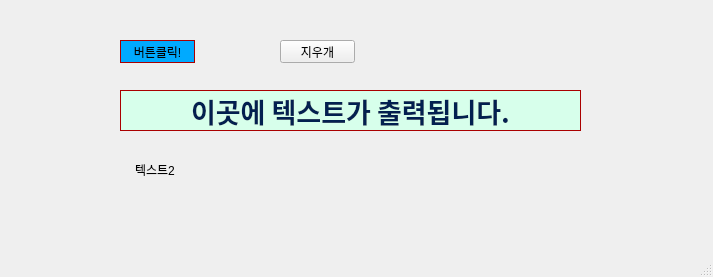
<?xml version="1.0" encoding="UTF-8"?>
<ui version="4.0">
 <class>MainWindow</class>
 <widget class="QMainWindow" name="MainWindow">
  <property name="geometry">
   <rect>
    <x>0</x>
    <y>0</y>
    <width>713</width>
    <height>277</height>
   </rect>
  </property>
  <property name="windowTitle">
   <string>MainWindow</string>
  </property>
  <property name="styleSheet">
   <string notr="true"/>
  </property>
  <widget class="QWidget" name="centralwidget">
   <widget class="QPushButton" name="test_Button">
    <property name="geometry">
     <rect>
      <x>120</x>
      <y>40</y>
      <width>75</width>
      <height>23</height>
     </rect>
    </property>
    <property name="styleSheet">
     <string notr="true">border:1px solid rgb(170, 0, 0);background-color:rgb(0, 170, 255);</string>
    </property>
    <property name="text">
     <string>버튼클릭!</string>
    </property>
   </widget>
   <widget class="QLabel" name="output_label">
    <property name="geometry">
     <rect>
      <x>120</x>
      <y>90</y>
      <width>461</width>
      <height>41</height>
     </rect>
    </property>
    <property name="font">
     <font>
      <family>궁서</family>
      <pointsize>20</pointsize>
      <weight>75</weight>
      <bold>true</bold>
     </font>
    </property>
    <property name="styleSheet">
     <string notr="true">background-color:rgb(215, 255, 235);color:rgb(2, 32, 80);border:1px solid rgb(170, 0, 0);</string>
    </property>
    <property name="text">
     <string>이곳에 텍스트가 출력됩니다.</string>
    </property>
    <property name="alignment">
     <set>Qt::AlignCenter</set>
    </property>
   </widget>
   <widget class="QLabel" name="output_label2">
    <property name="geometry">
     <rect>
      <x>135</x>
      <y>160</y>
      <width>441</width>
      <height>20</height>
     </rect>
    </property>
    <property name="text">
     <string>텍스트2</string>
    </property>
   </widget>
   <widget class="QPushButton" name="clear_Button">
    <property name="geometry">
     <rect>
      <x>280</x>
      <y>40</y>
      <width>75</width>
      <height>23</height>
     </rect>
    </property>
    <property name="text">
     <string>지우개</string>
    </property>
   </widget>
  </widget>
  <widget class="QMenuBar" name="menubar">
   <property name="geometry">
    <rect>
     <x>0</x>
     <y>0</y>
     <width>713</width>
     <height>21</height>
    </rect>
   </property>
  </widget>
  <widget class="QStatusBar" name="statusbar"/>
 </widget>
 <resources/>
 <connections/>
</ui>
